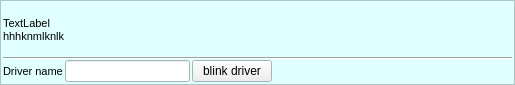
    <widget class="QFrame" name="frame_3" >
     <property name="minimumSize" >
      <size>
       <width>16</width>
       <height>85</height>
      </size>
     </property>
     <property name="maximumSize" >
      <size>
       <width>16777215</width>
       <height>85</height>
      </size>
     </property>
     <property name="palette" >
      <palette>
       <active>
        <colorrole role="Base" >
         <brush brushstyle="SolidPattern" >
          <color alpha="255" >
           <red>255</red>
           <green>255</green>
           <blue>255</blue>
          </color>
         </brush>
        </colorrole>
        <colorrole role="Window" >
         <brush brushstyle="SolidPattern" >
          <color alpha="255" >
           <red>224</red>
           <green>255</green>
           <blue>255</blue>
          </color>
         </brush>
        </colorrole>
       </active>
       <inactive>
        <colorrole role="Base" >
         <brush brushstyle="SolidPattern" >
          <color alpha="255" >
           <red>255</red>
           <green>255</green>
           <blue>255</blue>
          </color>
         </brush>
        </colorrole>
        <colorrole role="Window" >
         <brush brushstyle="SolidPattern" >
          <color alpha="255" >
           <red>224</red>
           <green>255</green>
           <blue>255</blue>
          </color>
         </brush>
        </colorrole>
       </inactive>
       <disabled>
        <colorrole role="Base" >
         <brush brushstyle="SolidPattern" >
          <color alpha="255" >
           <red>224</red>
           <green>255</green>
           <blue>255</blue>
          </color>
         </brush>
        </colorrole>
        <colorrole role="Window" >
         <brush brushstyle="SolidPattern" >
          <color alpha="255" >
           <red>224</red>
           <green>255</green>
           <blue>255</blue>
          </color>
         </brush>
        </colorrole>
       </disabled>
      </palette>
     </property>
     <property name="autoFillBackground" >
      <bool>true</bool>
     </property>
     <property name="frameShape" >
      <enum>QFrame::StyledPanel</enum>
     </property>
     <property name="frameShadow" >
      <enum>QFrame::Raised</enum>
     </property>
     <layout class="QVBoxLayout" >
      <property name="spacing" >
       <number>0</number>
      </property>
      <property name="leftMargin" >
       <number>2</number>
      </property>
      <property name="topMargin" >
       <number>2</number>
      </property>
      <property name="rightMargin" >
       <number>2</number>
      </property>
      <property name="bottomMargin" >
       <number>2</number>
      </property>
      <item>
       <widget class="QLabel" name="txtDescription" >
        <property name="minimumSize" >
         <size>
          <width>0</width>
          <height>28</height>
         </size>
        </property>
        <property name="font" >
         <font>
          <pointsize>8</pointsize>
         </font>
        </property>
        <property name="text" >
         <string>TextLabel
hhhknmlknlk</string>
        </property>
       </widget>
      </item>
      <item>
       <widget class="Line" name="line" >
        <property name="sizePolicy" >
         <sizepolicy vsizetype="Fixed" hsizetype="Expanding" >
          <horstretch>0</horstretch>
          <verstretch>0</verstretch>
         </sizepolicy>
        </property>
        <property name="orientation" >
         <enum>Qt::Horizontal</enum>
        </property>
       </widget>
      </item>
      <item>
       <layout class="QHBoxLayout" >
        <property name="spacing" >
         <number>2</number>
        </property>
        <item>
         <widget class="QLabel" name="label_2" >
          <property name="font" >
           <font>
            <pointsize>8</pointsize>
           </font>
          </property>
          <property name="text" >
           <string>Driver name</string>
          </property>
         </widget>
        </item>
        <item>
         <widget class="QLineEdit" name="txtDriverName" >
          <property name="minimumSize" >
           <size>
            <width>125</width>
            <height>20</height>
           </size>
          </property>
          <property name="maximumSize" >
           <size>
            <width>125</width>
            <height>16777215</height>
           </size>
          </property>
          <property name="font" >
           <font>
            <pointsize>8</pointsize>
           </font>
          </property>
         </widget>
        </item>
        <item>
         <widget class="QPushButton" name="btnBlink" >
          <property name="text" >
           <string>blink driver</string>
          </property>
         </widget>
        </item>
        <item>
         <spacer>
          <property name="orientation" >
           <enum>Qt::Horizontal</enum>
          </property>
          <property name="sizeHint" >
           <size>
            <width>240</width>
            <height>16</height>
           </size>
          </property>
         </spacer>
        </item>
       </layout>
      </item>
     </layout>
    </widget>
